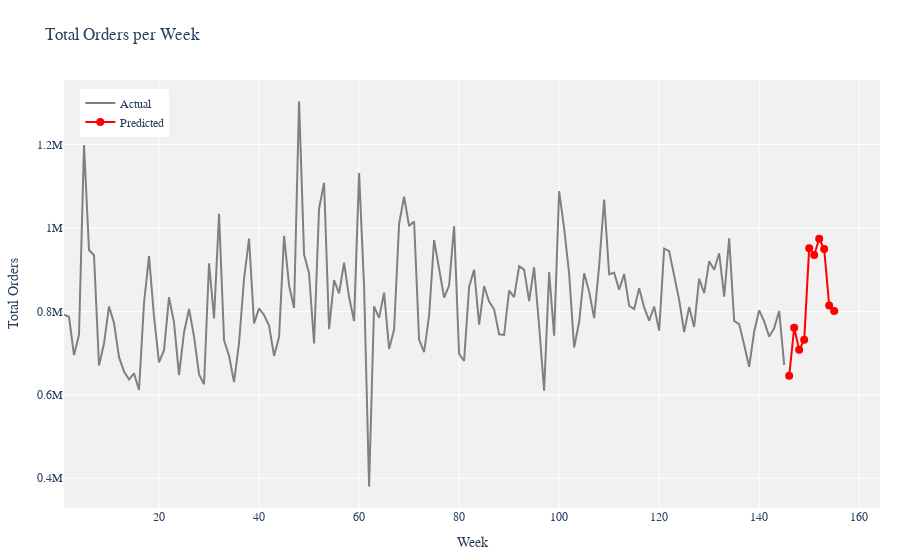

The cell this chart's notebook holds for it:
### Code cell
# Make predictions using xgb_model
y_pred = xgb_model.predict(X_test)
ypred = pd.DataFrame(y_pred, columns=['num_orders'])

# Merge predictions with test_data
predictions = test_data.merge(ypred, left_index=True, right_index=True, how='inner')

# Calculate total orders per week for both actual and predicted
ts_tot_orders = data.groupby(['week'])['num_orders'].sum().reset_index()
ts_tot_pred = predictions.groupby(['week'])['num_orders'].sum().reset_index()

# Create a more detailed and visually attractive Plotly plot
plot_data = [
    go.Scatter(
        x=ts_tot_orders['week'],
        y=ts_tot_orders['num_orders'],
        mode='lines',
        name='Actual',
        line=dict(color='gray', width=2),
        marker=dict(size=8, color='gray', opacity=0.7)
    ),
    go.Scatter(
        x=ts_tot_pred['week'],
        y=ts_tot_pred['num_orders'],
        mode='lines+markers',
        name='Predicted',
        line=dict(color='red', width=2),
        marker=dict(size=8, color='red')
    )
]

plot_layout = go.Layout(
    title='Total Orders per Week',
    xaxis=dict(title='Week'),
    yaxis=dict(title='Total Orders'),
    plot_bgcolor='rgba(240, 240, 240, 0.9)',
    legend=dict(x=0.02, y=0.98),
    font=dict(family="Arial, sans-serif", size=12),
    margin=dict(l=50, r=20, t=80, b=50)
)

fig = go.Figure(data=plot_data, layout=plot_layout)

# Display the Plotly plot
pio.show(fig)

### Figure 1 — Plotly figure (JSON) as saved in the notebook; plotly's stock layout.template omitted (floating-point values rounded to 4 significant figures; data arrays with more than 128 entries replaced by an {"elided": "..."} marker saying what was removed)
{"data": [{"line": {"color": "gray", "width": 2}, "marker": {"color": "gray", "opacity": 0.7, "size": 8}, "mode": "lines", "name": "Actual", "type": "scatter", "x": {"elided": "145 int values"}, "y": {"elided": "145 int values"}}, {"line": {"color": "red", "width": 2}, "marker": {"color": "red", "size": 8}, "mode": "lines+markers", "name": "Predicted", "type": "scatter", "x": [146, 147, 148, 149, 150, 151, 152, 153, 154, 155], "y": [645800.0, 760700.0, 707800.0, 732000.0, 951600.0, 935200.0, 974100.0, 949500.0, 814200.0, 801000.0]}], "layout": {"font": {"family": "Arial, sans-serif", "size": 12}, "legend": {"x": 0.02, "y": 0.98}, "margin": {"b": 50, "l": 50, "r": 20, "t": 80}, "plot_bgcolor": "rgba(240, 240, 240, 0.9)", "title": {"text": "Total Orders per Week"}, "xaxis": {"title": {"text": "Week"}}, "yaxis": {"title": {"text": "Total Orders"}}}}
